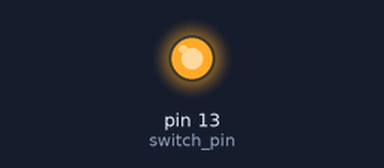
A sketch run on a simulated Arduino Uno, built with avr-gcc and run on an emulated ATmega328P. Parts: output pins drawn as LEDs (lit = HIGH).

Above: at 4.5 s.
At 9.5 s:
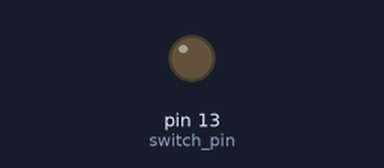
Timing chart, 0 to 13.0 s (numbered marks = the images above):
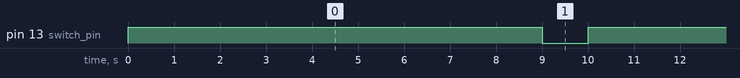

Measured:
- by itself, pin 13 (switch_pin): alternates HIGH for 9.0 s and LOW for 1.0 s

The sketch:

nanoject_controller.ino
```cpp
/*
the nanoject ii has a 3.5 mm input pulled up to 5V, rising edge after closing ground triggers injection
hence the time between injections is hightime+lowtime
*/

#include "math.h"

//USER CONSTANTS

const int switch_pin = 13;

//DYNAMIC VARIABLES

int hightime = 9000; // time in milliseconds
int lowtime = 1000; //time in milliseconds

unsigned long starttime = 0; //initialize for clock checks

void setup() {

  pinMode(switch_pin,OUTPUT);
  digitalWrite(switch_pin,LOW);

}

void loop() {

  starttime=millis();
  digitalWrite(switch_pin,HIGH);
  while (millis()-starttime<hightime);

  digitalWrite(switch_pin,LOW);
  starttime=millis();
  while(millis()-starttime<lowtime);

}
```
